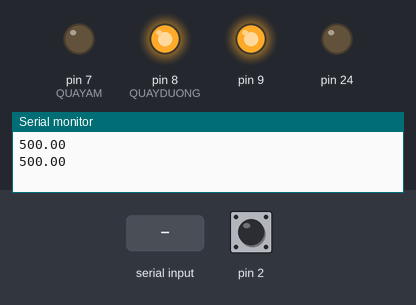
A sketch run on a simulated Arduino Mega 2560, built with avr-gcc and run on an emulated ATmega2560. Parts: output pins drawn as LEDs (lit = HIGH), the last lines printed to the serial monitor. The test bench sets the inputs (shaded band); at power-on: pin 2 HIGH.

Above: at 2.8 s.
2.9 s: "1" received over the second serial link
At 4.2 s:
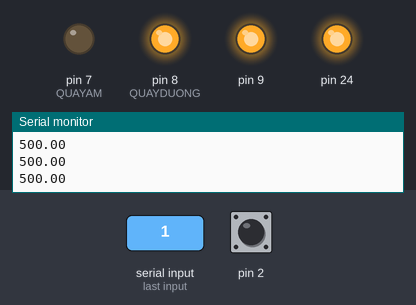
4.5 s: "0" received over the second serial link
At 5.8 s:
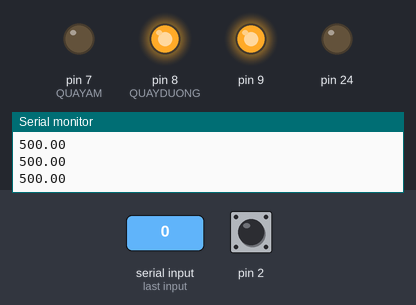
Timing chart, 0 to 7.5 s (numbered marks = the images above; inputs shaded):
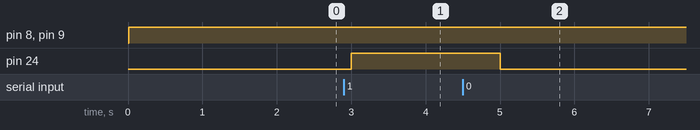

Measured:
- after the input at 2.9 s, pin 24: LOW → HIGH after 0.10 s
- after the input at 4.5 s, pin 24: HIGH → LOW after 0.50 s

The sketch:

pid_vitri.ino
```cpp
#include <TimerOne.h>
#include <SoftwareSerial.h>
#define QUAYAM 7
#define QUAYDUONG 8
#define RX_PIN      50
#define TX_PIN      51
SoftwareSerial mySerial(50,51);
int signal = -1;
double T, xung;
double vitri, vitrimongmuon;
static double E, I_error, D_error,E_cu;
double  Kp, Kd, Ki;
double Output, LastOutput;


void setup() {
  pinMode(2, INPUT_PULLUP);
  pinMode(4, INPUT_PULLUP);
  pinMode(24, OUTPUT);
  pinMode(7, OUTPUT);
  pinMode(8, OUTPUT);
  pinMode(9, OUTPUT);
  while (!Serial) {
    // Waiting to connect...
  };
  Serial.begin(9600);
  mySerial.begin(9600);
  vitrimongmuon = 500; vitri = 0;
  static long int E_cu= 0; I_error = 0; D_error = 0;
  Output = 0; LastOutput = 0;
  //thong so pid
  T =0.1; // Thoi gian lay mau
  Kp = 5; Kd = 0; Ki =0;
  attachInterrupt(0, Demxung, FALLING);
  Timer1.initialize(10000);
  Timer1.attachInterrupt(PID);
}
void loop() {
 if (mySerial.available() > 0) {
   signal = mySerial.read();
    switch (signal) {
    case '0':
      digitalWrite(24, LOW);
      break;
    case '1':
      digitalWrite(24,HIGH);
      break;
    }
 }

  int i;
  for (i = 0; i < 10; i++)
   delay(100);
  //Serial.println(tocdo);
  /*Serial.println(xung);
  Serial.println(Output);*/
  Serial.println(E);

}
void Demxung()
{
  if (digitalRead(4) == LOW)
    xung++;
  else
    xung--;

}
void PID() {
  vitri=((xung*360)/7000);
  xung = 0;
  E = vitrimongmuon - vitri;
  D_error=E-E_cu;
  I_error=I_error+ E;
  Output=Kp*E+Ki*I_error+Kd*D_error;
  if (Output > 255)
    Output = 255;
  if (Output < 0)
    Output = 0;
    if (Output > 0)
  {
    digitalWrite(QUAYAM, 0);
    digitalWrite(QUAYDUONG, 1);
    analogWrite(9, Output);
  }
  else
  {
    digitalWrite(QUAYDUONG, 0);
    digitalWrite(QUAYAM, 0);
    analogWrite(9, Output);
  }
}
```
